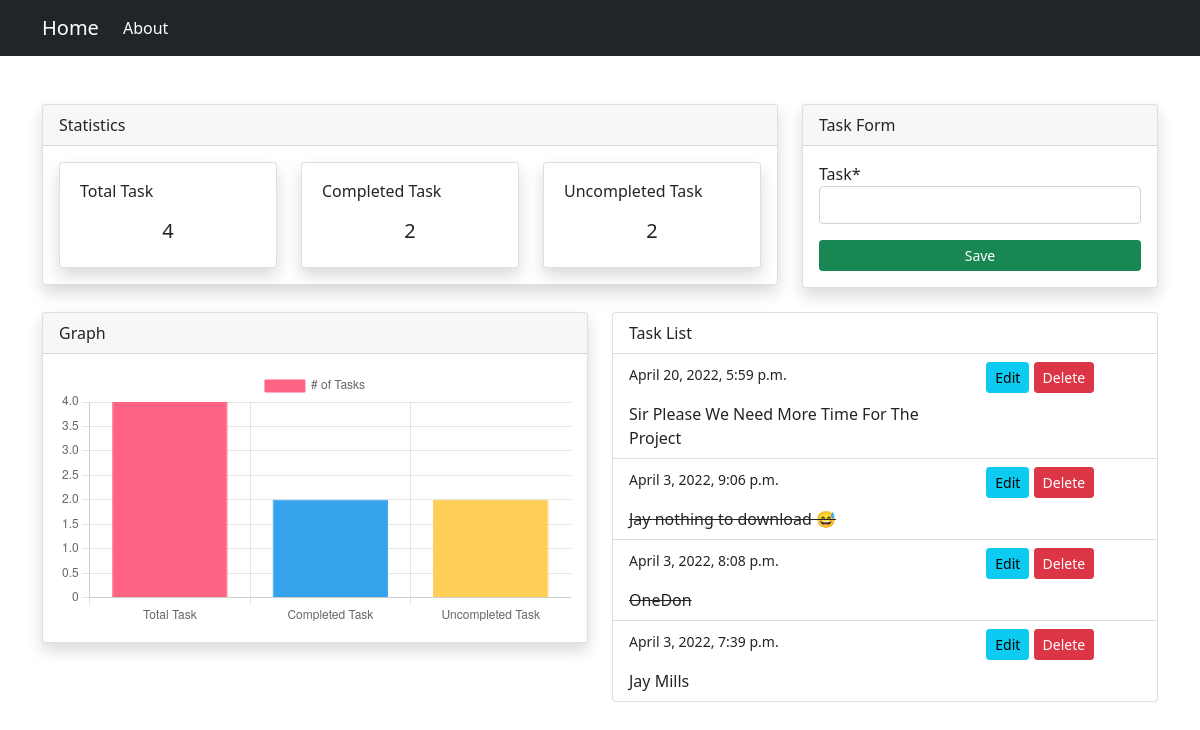
The page / on the database its author committed.
### taskapp/models.py (models this page shows, shortened)
class TaskModel(models.Model):
    task = models.CharField(max_length=100)
    isComplete = models.BooleanField(default=False)
    date = models.DateTimeField(auto_now_add=True)

### taskapp/views.py (the view)
# urls.py: path('', views.index, name='taskapp-index'),
def index(request):
    if request.method == 'POST':
        form = TaskModelForm(request.POST)
        if form.is_valid():
            form.save()
            return redirect('/')
    else:
        form = TaskModelForm()
    data = TaskModel.objects.all().order_by('-date')
    total_data = data.count()
    completed_task = TaskModel.objects.filter(isComplete=True).count()
    uncompleted_task = total_data - completed_task
    context = {
        'data': data,
        'form': form,
        'total_data': total_data,
        'completed_task': completed_task,
        'uncompleted_task': uncompleted_task,
    }
    return render(request, 'taskapp/index.html',context)

### taskapp/forms.py
class TaskModelForm(forms.ModelForm):
    class Meta:
        model = TaskModel
        fields = ['task',]

### templates/taskapp/index.html (shortened to what this page needs)
{% extends 'partials/base.html'%}
{% load crispy_forms_tags %}
{% block content%}
<div class="container">
    <div class="row my-4">
      <div class="col-md-8">
        <div class="card shadow">
          <div class="card-header">Statistics</div>
          <div class="card-body">
            <div class="row">
              <div class="col-md-4">
                <div class="card my-card shadow">
                  <div class="card-body">
                    <p>
                            <span class="mx-1">Total Task</span>
                    </p>
                    <h5 class="text-center">{{ total_data}}</h5>
                  </div>
                </div>
              </div>
              <div class="col-md-4">
                <div class="card my-card shadow">
                  <div class="card-body">
                    <p>
                      <span class="mx-1">Completed Task</span>
                  </p>
                  <h5 class="text-center">{{ completed_task }}</h5>
                  </div>
                </div>
              </div>
              <div class="col-md-4">
                <div class="card my-card shadow">
                  <div class="card-body">
                    <p>
                      <span class="mx-1">Uncompleted Task</span>
                  </p>
                  <h5 class="text-center">{{uncompleted_task}}</h5>
                  </div>
                </div>
              </div>
            </div>
          </div>
        </div>
      </div>
      <div class="col-md-4">
        <div class="card shadow">
          <div class="card-header">Task Form</div>
          <div class="card-body">
            <form class="d-grid" method="POST">
              {{form|crispy}}
              <input class="btn btn-success btn-sm mt-3" type="submit" value="Save"/>
            </form>
          </div>
        </div>
      </div>
    </div>
    <div class="row my-4">
      <div class="col-md-6">
        <div class="card shadow">
          <div class="card-header">Graph</div>
          <div class="card-body">
            <div>
              <canvas id="myChart" width="100" height="50" style="display: block; box-sizing: border-box; height: 50px; width: 100px;"></canvas>
          </div>
          </div>
        </div>
      </div>
      <div class="col-md-6">
        <div class="list-group">
          <div class="list-group-item">Task List</div>
          {% for task in data %}
          <li class="list-group-item">
            <div class="row">
              <div class="col-8">
                <p><small>{{task.date}}</small></p>
                {% if task.isComplete%}
                  <del>{{task.task}}</del>
                  {% else %}
                  {{task.task}}
                {% endif %}
              </div>
              <div class="col-4">
            <a class="btn btn-info btn-sm" href="{% url 'taskapp-edit' task.id %}">Edit</a>
            <a class="btn btn-danger btn-sm" href="{% url 'taskapp-delete' task.id %}">Delete</a>
              </div>
            </div>
          </li>
          {% endfor %}
</div>
</div>
</div>
{% include 'partials/graph.html' %}
{%endblock%}

### templates/partials/base.html (shortened to what this page needs)
<!doctype html>
<html lang="en">
  <head>
    <link href="https://cdn.jsdelivr.net/npm/bootstrap@5.1.3/dist/css/bootstrap.min.css" rel="stylesheet">
  </head>
  <body>
    {% include 'partials/nav.html' %}
    {% block content%} {%endblock%}
  </body>
</html>

### templates/partials/nav.html (shortened to what this page needs)
<nav class="navbar navbar-expand-lg navbar-dark bg-dark">
    <div class="container">
        <a class="navbar-brand" href="{% url 'taskapp-index' %}">Home</a>
        <div class="collapse navbar-collapse" id="navbarSupportedContent">
            <ul class="navbar-nav me-auto mb-2 mb-lg-0">
                <li class="nav-item">
                    <a class="nav-link active" aria-current="page" href="{% url 'taskapp-about'%}">About</a>
                </li>
            </ul>
        </div>
    </div>
    </nav>
   <br>

### templates/partials/graph.html
<script>
    const ctx = document.getElementById('myChart').getContext('2d');
    const myChart = new Chart(ctx, {
    type: 'bar',
    data: {
        labels: ['Total Task', 'Completed Task', 'Uncompleted Task'],
        datasets: [{
            label: '# of Tasks',
            data: [{{total_data}}, {{completed_task}},{{uncompleted_task}},],
            backgroundColor: [
                'rgba(255, 99, 132, 1)',
                'rgba(54, 162, 235, 1)',
                'rgba(255, 206, 86, 1)',
                'rgba(75, 192, 192, 1)',
                'rgba(153, 102, 255, 1)',
                'rgba(255, 159, 64, 1)'
            ],
            borderColor: [
                'rgba(255, 99, 132, 1)',
                'rgba(54, 162, 235, 1)',
                'rgba(255, 206, 86, 1)',
                'rgba(75, 192, 192, 1)',
                'rgba(153, 102, 255, 1)',
                'rgba(255, 159, 64, 1)'
            ],
            borderWidth: 1
        }]
    },
    options: {
        scales: {
            y: {
                beginAtZero: true
            }
        }
    }
});
    </script>

### rows shown on the page
TaskModel: date "April 20, 2022, 5:59 p.m.", task "Sir Please We Need More Time For The Project"
TaskModel: date "April 3, 2022, 9:06 p.m.", task "Jay nothing to download 😅"
TaskModel: date "April 3, 2022, 8:08 p.m.", task "OneDon"
TaskModel: date "April 3, 2022, 7:39 p.m.", task "Jay Mills"

### other values the page prints
{{ total_data }} "4"
{{ completed_task }} "2"
{{ uncompleted_task }} "2"
chart data {{ total_data }} 4
chart data {{ completed_task }} 2
chart data {{ uncompleted_task }} 2
